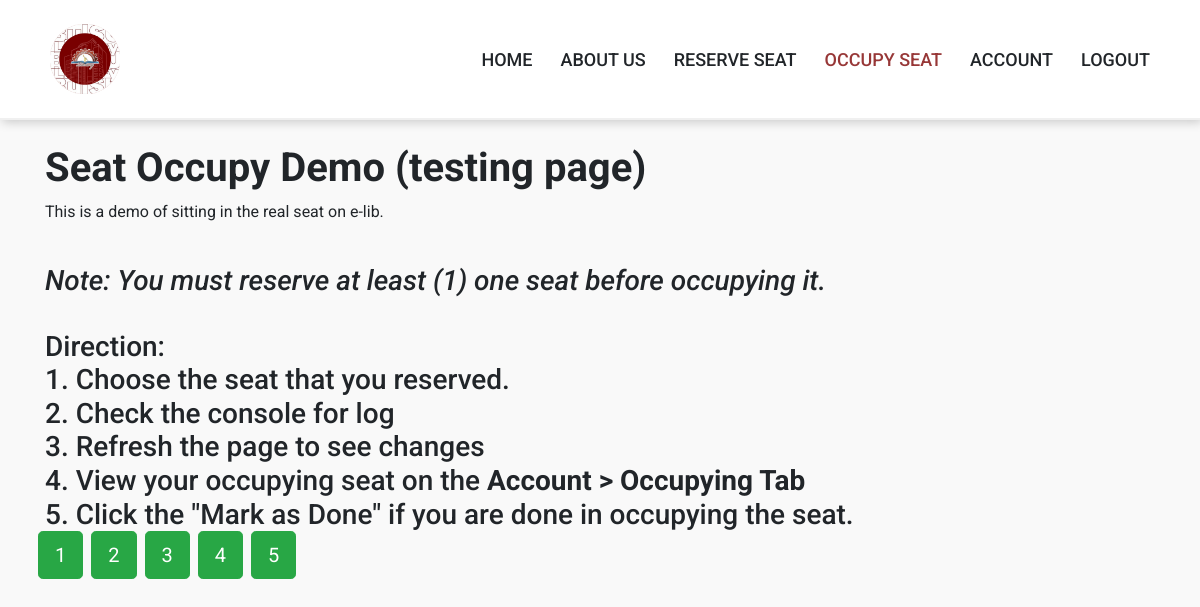
Screenshot of /occupy.php (signed in) with the database file from the repository.
### tables this page shows
CREATE TABLE `seat` (
  `seat_id` int(11) NOT NULL,
  `seat_number` varchar(50) DEFAULT NULL,
  `data_surface` varchar(255) NOT NULL,
  `status` varchar(50) DEFAULT NULL
);

### occupy.php (the view, shortened to what this page needs)
<?php
require 'assets/php/connect.php';
?>
<!DOCTYPE html>
<html lang="en">
<head>
    <link rel="stylesheet" type="text/css" href="https://stackpath.bootstrapcdn.com/bootstrap/4.3.1/css/bootstrap.min.css">
    <link rel="stylesheet" href="https://stackpath.bootstrapcdn.com/font-awesome/4.7.0/css/font-awesome.min.css">
    <link rel="stylesheet" href="https://cdn.jsdelivr.net/npm/sweetalert2@11/dist/sweetalert2.min.css">
    <link rel="stylesheet" type="text/css" href="assets/css/edit_profile.css" />
</head>
<body>
  <header class="header-outer">
    <div class="header-inner responsive-wrapper">
      <div class="header-logo">
        <img src="assets/img/elib logo.png" class="icon">
      </div>
      <nav class="header-navigation">
        <a href="home.php">HOME</a>
        <a href="home.php#aboutus">ABOUT US</a>
        <a href="reserve.php">RESERVE SEAT</a>
        <a class="active" id="hidden" href="occupy.php">OCCUPY SEAT</a>
        <a id="hidden" href="profile.php">ACCOUNT</a>
        <a id="hidden" href="toLogout.php">LOGOUT</a>
      </nav>
    </div>
  </header>
<div class="container">
    <br>
    <h1><b>Seat Occupy Demo (testing page)</b></h1>
    <p> This is a demo of sitting in the real seat on e-lib. </p><br>
    <h3><i>Note: You must reserve at least (1) one seat before occupying it.</i></h3><br>
    <h3>Direction: <br>1. Choose the seat that you reserved. <br> 2. Check the console for log <br> 3. Refresh the page to see changes <br> 4. View your occupying seat on the <b>Account > Occupying Tab</b> <br> 5. Click the "Mark as Done" if you are done in occupying the seat.</</h3><br>
    <div class="row">
        <?php
        $sql = "SELECT * FROM seat";
        $result = mysqli_query($conn, $sql);
while ($row = mysqli_fetch_assoc($result)) {
    $seat_number = $row['seat_number'];
    $seat_id = $row['seat_id'];
    $status = $row['status'];
    if ($status == 1) {
        $occupying_user_query = "SELECT u.user_id
                                 FROM reservation r
                                 JOIN users u ON r.user_id = u.user_id
                                 WHERE r.seat_id = $seat_id AND r.isDone = 0";
        $occupying_user_result = mysqli_query($conn, $occupying_user_query);
        if ($occupying_user_result && mysqli_num_rows($occupying_user_result) > 0) {
            $user_row = mysqli_fetch_assoc($occupying_user_result);
            $occupying_user = $user_row['user_id'];
            echo "<button id='$seat_id' class='btn btn-dark ml-2 btn-lg disabled'> $seat_number (occupied by $occupying_user) </button>";
        } else {
            echo "<button id='$seat_id' class='btn btn-danger ml-2 btn-lg disabled'> $seat_number (Error fetching user)</button>";
        }
    } else {
        echo "<button id='$seat_id' onclick='occupySeat($seat_id)' class='btn btn-success ml-2 btn-lg'>$seat_number</button>";
    }
}
        ?>
    </div>
</div>
</body>
</html>

### assets/css/edit_profile.css (style rules this page uses)
* { box-sizing: border-box; }
:root { --header-outer-height: 110px; --header-inner-height: 70px; --header-height-difference: calc( var(--header-outer-height) - var(--header-inner-height) ); --header-bg: #fff; }
*, *:after, *:before { box-sizing: border-box; }
:root { --header-outer-height: 110px; --header-inner-height: 70px; --header-height-difference: calc( var(--header-outer-height) - var(--header-inner-height) ); --header-bg: #fff; --header-outer-height: 120px; --header-inner-height: 70px; --header-height-difference: calc( var(--header-outer-height) - var(--header-inner-height) ); --header-bg: #fff; }
.responsive-wrapper { width: 90%; max-width: 1280px; margin-left: auto; margin-right: auto; }
:root { --header-outer-height: 120px; --header-inner-height: 70px; --header-height-difference: calc( var(--header-outer-height) - var(--header-inner-height) ); --header-bg: #fff; }
.responsive-wrapper { width: 100%; max-width: 100%; margin-left: auto; margin-right: auto; }
.header-logo img { height: 70px; width: 70px; margin-left: 50px; }
.header-outer { border-bottom: 2px solid #f0f0f0; z-index: 2; height: var(--header-outer-height); position: sticky; top: calc( var(--header-height-difference) * -1 ); display: flex; align-items: center; background-color: var(--header-bg); box-shadow: 2px 2px 10px rgba(0, 0, 0, 0.2); }
.header-inner { height: var(--header-inner-height); position: sticky; top: 0; display: flex; align-items: center; justify-content: space-between; }
.header-navigation { display: flex; flex-wrap: wrap; margin-right: 50px; }
.header-navigation a, .header-navigation button { font-size: 1.125rem; color: inherit; margin-left: 1.75rem; position: relative; font-weight: 500; }
.header-navigation a { display: none; font-size: 1.125rem; color: inherit; text-decoration: none; }
.header-navigation a:after, .header-navigation button:after { transition: 0.25s ease; content: ""; display: block; width: 100%; height: 2px; background-color: currentcolor; transform: scalex(0); position: absolute; bottom: -2px; left: 0; color: #e1e8ee; }
.header-navigation a.active { transform: scalex(1); color: rgb(151, 55, 55); }
@media (min-width: 800px) { .header-navigation a { display: inline-block; } }
body { background: #f9f9f9; font-family: "Roboto", sans-serif; }

### rows the page displays
seat: seat_number "1"
seat: seat_number "2"
seat: seat_number "3"
seat: seat_number "4"
seat: seat_number "5"
